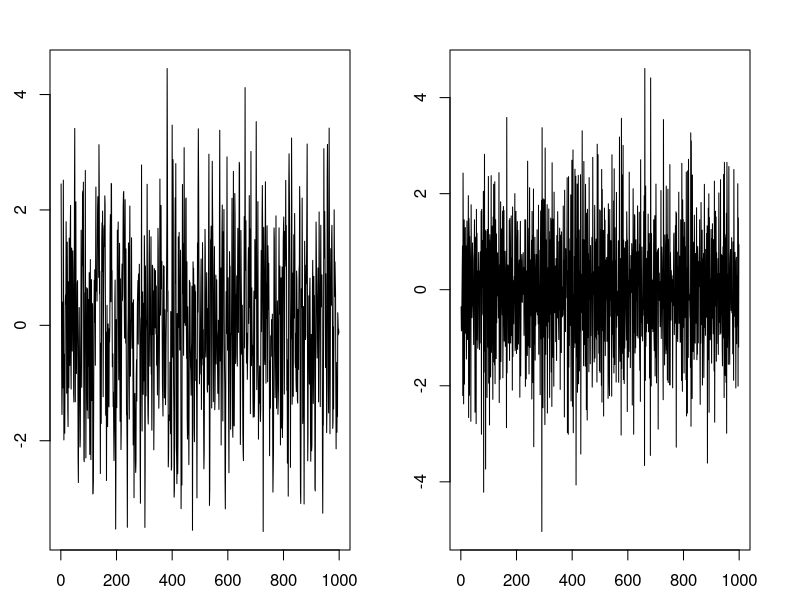
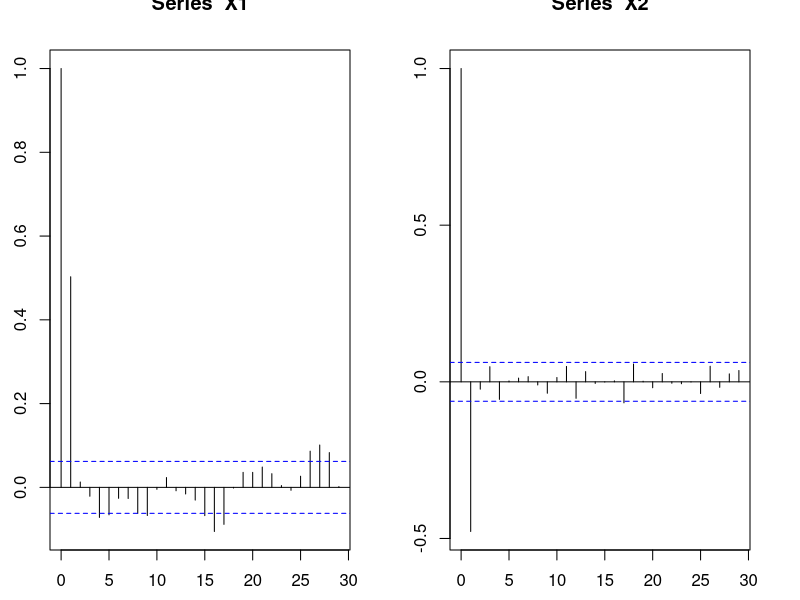

These figures' R source, in order: (Note: this script raises an error after producing the figures.)
## ---- chunk 1
library(nlme)        
library(broom.mixed)
## ---- chunk 2
Z1 = rnorm(1000)
X1 = Z1[-1] + 0.85*Z1[-1000]
X2 = Z1[-1] - 0.85*Z1[-1000]
par(mfrow=c(1,2), mai=rep(0.5, 4))
plot(X1, type="l")
plot(X2, type="l")
## ---- chunk 3
par(mfrow=c(1,2))
acf(X1)
acf(X2)
## ---- chunk 4
tourism <- read_csv(file="../../data/motel.csv")
tourism <- read_csv(file="motel.csv")
tourism <- tourism |>
  mutate(Time = round(time_length(Date - min(Date), unit="month")),
         Month = factor(month(Date, label=TRUE), ordered=FALSE),
         Year = year(Date))
tourism
## ---- chunk 5
tourism.lm <- lm(RoomNights ~ Time + Month, data=tourism)
acf(resid(tourism.lm))
## ---- chunk 6
library(nlme)
## ---- chunk 7
tourism.gls <- gls(RoomNights ~ Time + Month, correlation=corAR1(), data=tourism) 
anova(tourism.gls)
## ---- chunk 8
summary(tourism.gls)
## ---- chunk 9
library(broom.mixed)
list(gls=tourism.gls |> tidy(),
     lm=tourism.lm |> tidy()) |>
  bind_rows(, .id="model") |>
  filter(term == "Time") |>
  select(model, term, estimate, std.error)
## ---- chunk 10
acf(residuals(tourism.gls, type="normalized"))
